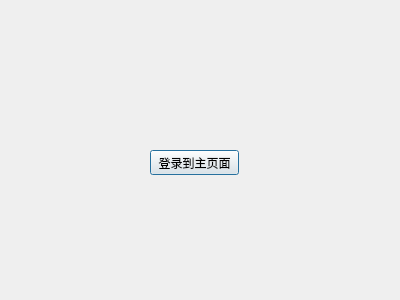
<?xml version="1.0" encoding="UTF-8"?>
<ui version="4.0">
 <class>LoginDlg</class>
 <widget class="QDialog" name="LoginDlg">
  <property name="geometry">
   <rect>
    <x>0</x>
    <y>0</y>
    <width>400</width>
    <height>300</height>
   </rect>
  </property>
  <property name="windowTitle">
   <string>Dialog</string>
  </property>
  <widget class="QPushButton" name="pushButton">
   <property name="geometry">
    <rect>
     <x>150</x>
     <y>150</y>
     <width>89</width>
     <height>25</height>
    </rect>
   </property>
   <property name="text">
    <string>登录到主页面</string>
   </property>
  </widget>
 </widget>
 <resources/>
 <connections>
  <connection>
   <sender>pushButton</sender>
   <signal>clicked()</signal>
   <receiver>LoginDlg</receiver>
   <slot>accept()</slot>
   <hints>
    <hint type="sourcelabel">
     <x>178</x>
     <y>158</y>
    </hint>
    <hint type="destinationlabel">
     <x>239</x>
     <y>91</y>
    </hint>
   </hints>
  </connection>
 </connections>
</ui>
